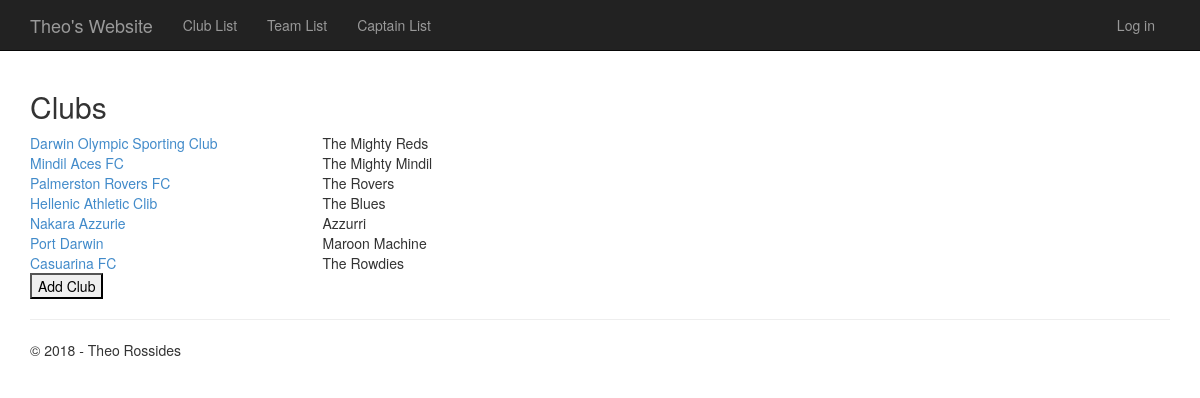
Page /clubs on the committed database.
### app/models.py (models this page shows, shortened)
class Club(models.Model):
    name = models.CharField("club",max_length=50)
    year_formed = models.PositiveIntegerField()
    president_name = models.CharField(max_length=25)
    email = models.EmailField()
    phone_number = models.CharField(max_length=12)
    club_nickname = models.CharField(max_length=20)

### app/views.py (the view)
# urls.py: url(r'^clubs$', app.views.clubs, name='clubs'),
def clubs(request):
    clubs = Club.objects.all();
    return render_to_response('app/clubs.html', { 'clubs': clubs, 'title':'Club Page', 'year':datetime.now().year });

### app/templates/app/clubs.html
﻿{% extends "app/layout.html" %}
{% block content %}
    <h2>Clubs</h2>
    {% for club in clubs %}
        <div class="row">
            <div class="col-md-3">
                <a href="{% url 'clubdetails' club.id %}">
                    {{ club.name }}
                </a>
            </div>
            <div class="col-md-3">
                {{ club.club_nickname }}
            </div>
        </div>
    {% endfor %}
<form action="{% url 'clubcreate' %}" method="get">
    <button type="submit">Add Club</button>
</form>
{% endblock %}

### app/static/app/content/site.css (style rules this page uses)
body { padding-top: 50px; padding-bottom: 20px; }

### rows in the picture
Club: name "Darwin Olympic Sporting Club", club_nickname "The Mighty Reds"
Club: name "Mindil Aces FC", club_nickname "The Mighty Mindil"
Club: name "Palmerston Rovers FC", club_nickname "The Rovers"
Club: name "Hellenic Athletic Clib", club_nickname "The Blues"
Club: name "Nakara Azzurie", club_nickname "Azzurri"
Club: name "Port Darwin", club_nickname "Maroon Machine"
Club: name "Casuarina FC", club_nickname "The Rowdies"
